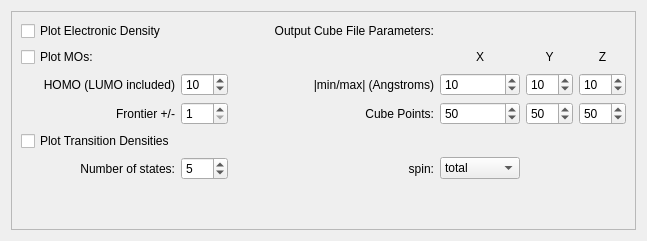
     <widget class="QWidget" name="tab_3">
      <attribute name="title">
       <string>Orbital Plotting</string>
      </attribute>
      <layout class="QGridLayout" name="gridLayout_9">
       <item row="0" column="0">
        <widget class="QFrame" name="frame_4">
         <property name="frameShape">
          <enum>QFrame::StyledPanel</enum>
         </property>
         <property name="frameShadow">
          <enum>QFrame::Raised</enum>
         </property>
         <layout class="QGridLayout" name="gridLayout_6">
          <item row="0" column="0" colspan="5">
           <layout class="QGridLayout" name="gridLayout_10">
            <item row="3" column="1">
             <widget class="QSpinBox" name="spinBox_frontier">
              <property name="minimum">
               <number>1</number>
              </property>
             </widget>
            </item>
            <item row="0" column="0">
             <widget class="QCheckBox" name="checkBox_density">
              <property name="text">
               <string>Plot Electronic Density</string>
              </property>
             </widget>
            </item>
            <item row="1" column="6">
             <widget class="QLabel" name="label_35">
              <property name="text">
               <string>Y</string>
              </property>
              <property name="alignment">
               <set>Qt::AlignCenter</set>
              </property>
             </widget>
            </item>
            <item row="0" column="4">
             <widget class="QLabel" name="label_16">
              <property name="text">
               <string>Output Cube File Parameters:</string>
              </property>
              <property name="alignment">
               <set>Qt::AlignRight|Qt::AlignTrailing|Qt::AlignVCenter</set>
              </property>
             </widget>
            </item>
            <item row="2" column="1">
             <widget class="QSpinBox" name="spinBox_homo">
              <property name="minimum">
               <number>1</number>
              </property>
              <property name="maximum">
               <number>500</number>
              </property>
              <property name="value">
               <number>10</number>
              </property>
             </widget>
            </item>
            <item row="3" column="0">
             <widget class="QLabel" name="label_14">
              <property name="text">
               <string>Frontier +/-</string>
              </property>
              <property name="alignment">
               <set>Qt::AlignRight|Qt::AlignTrailing|Qt::AlignVCenter</set>
              </property>
             </widget>
            </item>
            <item row="5" column="0">
             <widget class="QLabel" name="label_8">
              <property name="text">
               <string>Number of states:</string>
              </property>
              <property name="alignment">
               <set>Qt::AlignRight|Qt::AlignTrailing|Qt::AlignVCenter</set>
              </property>
             </widget>
            </item>
            <item row="2" column="0">
             <widget class="QLabel" name="label_12">
              <property name="text">
               <string>HOMO (LUMO included)</string>
              </property>
              <property name="alignment">
               <set>Qt::AlignRight|Qt::AlignTrailing|Qt::AlignVCenter</set>
              </property>
             </widget>
            </item>
            <item row="1" column="0">
             <widget class="QCheckBox" name="checkBox_mo">
              <property name="text">
               <string>Plot MOs:</string>
              </property>
             </widget>
            </item>
            <item row="5" column="1">
             <widget class="QSpinBox" name="spinBox_dplotnstates">
              <property name="minimum">
               <number>1</number>
              </property>
              <property name="value">
               <number>5</number>
              </property>
             </widget>
            </item>
            <item row="4" column="0">
             <widget class="QCheckBox" name="checkBox_transden">
              <property name="whatsThis">
               <string extracomment="Set number of transitions with TDDFT states above"/>
              </property>
              <property name="text">
               <string extracomment="Set with tddft roots">Plot Transition Densities</string>
              </property>
             </widget>
            </item>
            <item row="1" column="7">
             <widget class="QLabel" name="label_38">
              <property name="text">
               <string>Z</string>
              </property>
              <property name="alignment">
               <set>Qt::AlignCenter</set>
              </property>
             </widget>
            </item>
            <item row="1" column="5">
             <widget class="QLabel" name="label_17">
              <property name="text">
               <string>X</string>
              </property>
              <property name="alignment">
               <set>Qt::AlignCenter</set>
              </property>
             </widget>
            </item>
            <item row="2" column="7">
             <widget class="QSpinBox" name="spinBox_cubemm3">
              <property name="value">
               <number>10</number>
              </property>
             </widget>
            </item>
            <item row="2" column="6">
             <widget class="QSpinBox" name="spinBox_cubemm2">
              <property name="value">
               <number>10</number>
              </property>
             </widget>
            </item>
            <item row="2" column="5">
             <widget class="QSpinBox" name="spinBox_cubemm1">
              <property name="value">
               <number>10</number>
              </property>
             </widget>
            </item>
            <item row="2" column="4">
             <widget class="QLabel" name="label_4">
              <property name="sizePolicy">
               <sizepolicy hsizetype="Preferred" vsizetype="Preferred">
                <horstretch>1</horstretch>
                <verstretch>0</verstretch>
               </sizepolicy>
              </property>
              <property name="text">
               <string>|min/max| (Angstroms)</string>
              </property>
              <property name="alignment">
               <set>Qt::AlignRight|Qt::AlignTrailing|Qt::AlignVCenter</set>
              </property>
              <property name="wordWrap">
               <bool>false</bool>
              </property>
             </widget>
            </item>
            <item row="3" column="7">
             <widget class="QSpinBox" name="spinBox_cubep3">
              <property name="maximum">
               <number>200</number>
              </property>
              <property name="singleStep">
               <number>5</number>
              </property>
              <property name="value">
               <number>50</number>
              </property>
             </widget>
            </item>
            <item row="3" column="6">
             <widget class="QSpinBox" name="spinBox_cubep2">
              <property name="maximum">
               <number>200</number>
              </property>
              <property name="singleStep">
               <number>5</number>
              </property>
              <property name="value">
               <number>50</number>
              </property>
             </widget>
            </item>
            <item row="3" column="5">
             <widget class="QSpinBox" name="spinBox_cubep1">
              <property name="maximum">
               <number>200</number>
              </property>
              <property name="singleStep">
               <number>5</number>
              </property>
              <property name="value">
               <number>50</number>
              </property>
             </widget>
            </item>
            <item row="2" column="3">
             <spacer name="horizontalSpacer_11">
              <property name="orientation">
               <enum>Qt::Horizontal</enum>
              </property>
              <property name="sizeHint" stdset="0">
               <size>
                <width>40</width>
                <height>20</height>
               </size>
              </property>
             </spacer>
            </item>
            <item row="3" column="4">
             <widget class="QLabel" name="label_11">
              <property name="sizePolicy">
               <sizepolicy hsizetype="Preferred" vsizetype="Preferred">
                <horstretch>1</horstretch>
                <verstretch>0</verstretch>
               </sizepolicy>
              </property>
              <property name="text">
               <string>Cube Points:</string>
              </property>
              <property name="alignment">
               <set>Qt::AlignRight|Qt::AlignTrailing|Qt::AlignVCenter</set>
              </property>
             </widget>
            </item>
            <item row="5" column="4">
             <widget class="QLabel" name="label_18">
              <property name="text">
               <string>spin:</string>
              </property>
              <property name="alignment">
               <set>Qt::AlignRight|Qt::AlignTrailing|Qt::AlignVCenter</set>
              </property>
             </widget>
            </item>
            <item row="5" column="5">
             <widget class="QComboBox" name="comboBox_spin">
              <item>
               <property name="text">
                <string>total</string>
               </property>
              </item>
              <item>
               <property name="text">
                <string>alpha</string>
               </property>
              </item>
              <item>
               <property name="text">
                <string>beta</string>
               </property>
              </item>
              <item>
               <property name="text">
                <string>spindens</string>
               </property>
              </item>
             </widget>
            </item>
           </layout>
          </item>
          <item row="3" column="3">
           <spacer name="verticalSpacer_4">
            <property name="orientation">
             <enum>Qt::Vertical</enum>
            </property>
            <property name="sizeHint" stdset="0">
             <size>
              <width>20</width>
              <height>40</height>
             </size>
            </property>
           </spacer>
          </item>
         </layout>
        </widget>
       </item>
      </layout>
     </widget>
